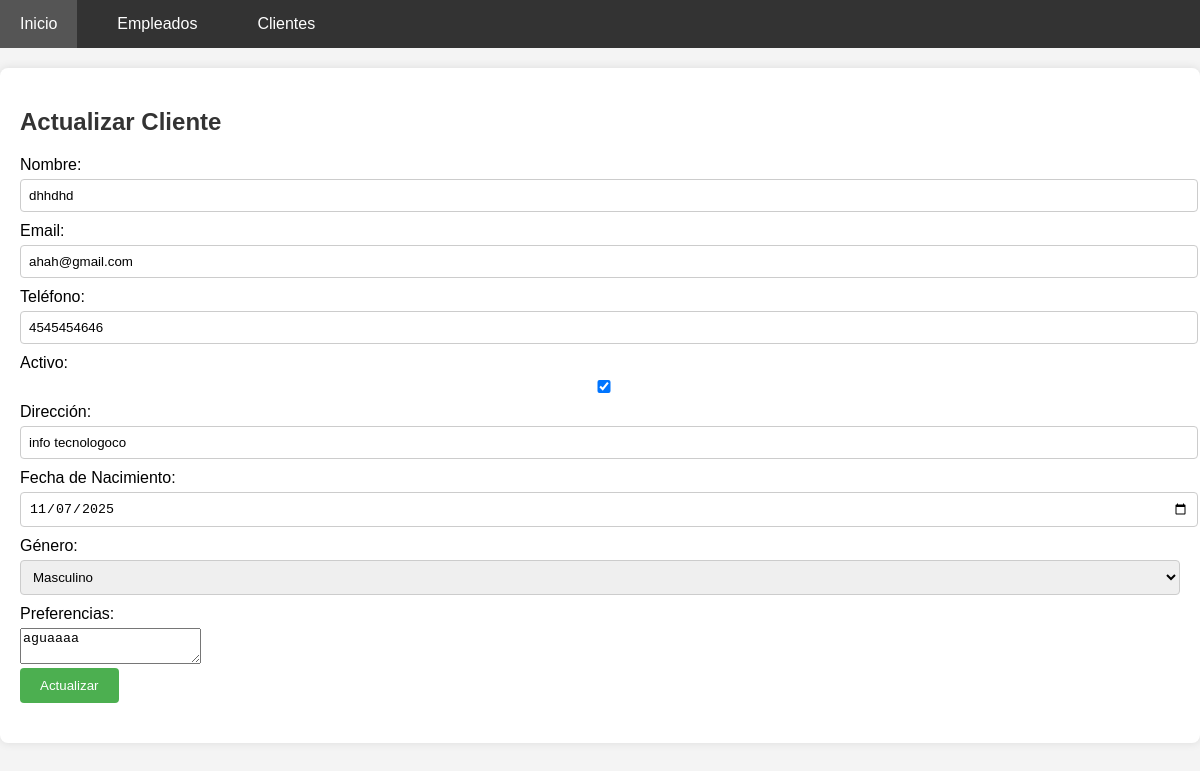
The app's page /clientes/actualizar/2/ with its own data.
### app_cafeteria/models.py (models this page shows, shortened)
class Cliente(models.Model):
    nombre = models.CharField(max_length=100)
    email = models.EmailField(unique=True)
    telefono = models.CharField(max_length=15)
    fecha_registro = models.DateField(auto_now_add=True)
    activo = models.BooleanField(default=True)
    direccion = models.CharField(max_length=200, blank=True)
    fecha_nacimiento = models.DateField(null=True, blank=True)
    genero = models.CharField(max_length=10, choices=[('M', 'Masculino'), ('F', 'Femenino'), ('O', 'Otro')], blank=True)
    preferencias = models.TextField(blank=True)

### app_cafeteria/views.py (the view, shortened to what this page needs)
# urls.py: path('clientes/actualizar/<int:pk>/', views.actualizar_cliente, name='actualizar_cliente'),
def actualizar_cliente(request, pk):
    cliente = get_object_or_404(Cliente, pk=pk)
    return render(request, 'cliente/actualizar_cliente.html', {'cliente': cliente})

### app_cafeteria/templates/cliente/actualizar_cliente.html (shortened to what this page needs)
{% extends 'base.html' %}
{% block content %}
<h2>Actualizar Cliente</h2>
<form method="post">
    <label for="nombre">Nombre:</label>
    <input type="text" id="nombre" name="nombre" value="{{ cliente.nombre }}" required><br>
    <label for="email">Email:</label>
    <input type="email" id="email" name="email" value="{{ cliente.email }}" required><br>
    <label for="telefono">Teléfono:</label>
    <input type="text" id="telefono" name="telefono" value="{{ cliente.telefono }}" required><br>
    <label for="activo">Activo:</label>
    <input type="checkbox" id="activo" name="activo" {% if cliente.activo %}checked{% endif %}><br>
    <label for="direccion">Dirección:</label>
    <input type="text" id="direccion" name="direccion" value="{{ cliente.direccion }}"><br>
    <label for="fecha_nacimiento">Fecha de Nacimiento:</label>
    <input type="date" id="fecha_nacimiento" name="fecha_nacimiento" value="{% if cliente.fecha_nacimiento %}{{ cliente.fecha_nacimiento|date:'Y-m-d' }}{% endif %}"><br>
    <label for="genero">Género:</label>
    <select id="genero" name="genero">
        <option value="M" {% if cliente.genero == 'M' %}selected{% endif %}>Masculino</option>
    </select><br>
    <label for="preferencias">Preferencias:</label>
    <textarea id="preferencias" name="preferencias">{{ cliente.preferencias }}</textarea><br>
    <button type="submit">Actualizar</button>
</form>
{% endblock %}

### app_cafeteria/templates/base.html (style rules this page uses)
body { font-family: Arial, sans-serif; margin: 0; padding: 0; background-color: #f4f4f4; }
h1, h2 { color: #333; }
form { margin-bottom: 20px; }
label { display: block; margin-bottom: 5px; }
input, select { width: 100%; padding: 8px; margin-bottom: 10px; border: 1px solid #ccc; border-radius: 4px; }
button { background-color: #4CAF50; color: white; padding: 10px 20px; border: none; border-radius: 4px; cursor: pointer; }

### records on screen
Cliente: nombre "dhhdhd", email "ahah@gmail.com", telefono "4545454646", activo "☑", direccion "info tecnologoco", fecha_nacimiento "11/07/2025", genero "Masculino", preferencias "aguaaaa"
